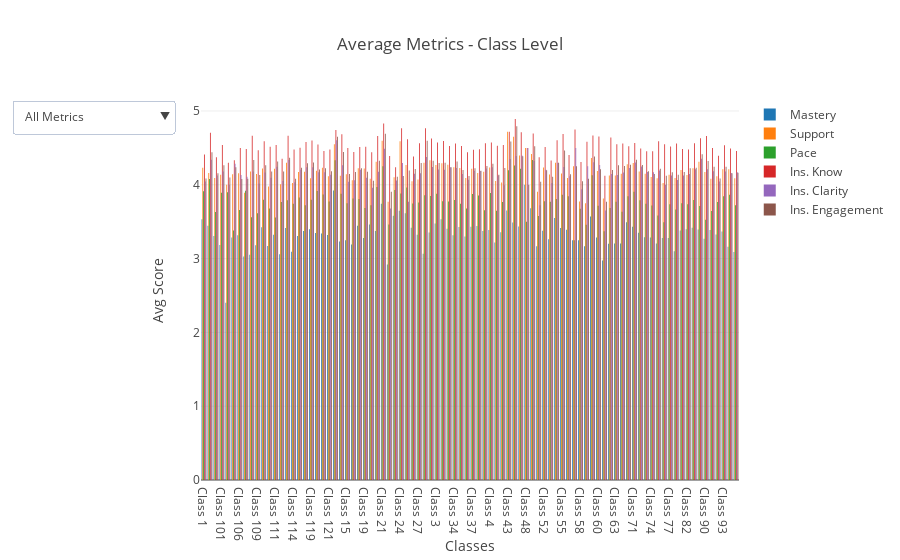

Write notebook code for a chart like this one.
### Markdown cell above
### Class Metrics
* Full view then broken down to chunks of 25 classes for clarity

### Code cell
# Set Layout
layout = dict(title="Average Metrics - Class Level",
              showlegend=True,
              xaxis=dict(title="Classes"),
              yaxis=dict(title="Avg Score"),
              updatemenus=updatemenus)

# Store data and layout
fig = dict(data=create_traces(class_pivot_table), layout=layout)

# Plot bar graph
plotly.offline.iplot(fig, filename='cmocean-picker-one-dropdown')

### Figure 1 — Plotly figure (JSON) as saved in the notebook; plotly's stock layout.template omitted (floating-point values rounded to 4 significant figures)
{"data": [{"name": "Mastery", "type": "bar", "uid": "b87beeeb-5530-4baf-b29a-bc323c4d3eaf", "x": ["Class 1", "Class 10", "Class 100", "Class 101", "Class 104", "Class 105", "Class 106", "Class 107", "Class 108", "Class 109", "Class 11", "Class 110", "Class 111", "Class 112", "Class 113", "Class 114", "Class 117", "Class 118", "Class 119", "Class 12", "Class 120", "Class 121", "Class 13", "Class 14", "Class 15", "Class 17", "Class 18", "Class 19", "Class 2", "Class 20", "Class 21", "Class 22", "Class 23", "Class 24", "Class 25", "Class 26", "Class 27", "Class 28", "Class 29", "Class 3", "Class 30", "Class 31", "Class 34", "Class 35", "Class 36", "Class 37", "Class 38", "Class 39", "Class 4", "Class 40", "Class 42", "Class 43", "Class 44", "Class 45", "Class 48", "Class 5", "Class 51", "Class 52", "Class 53", "Class 54", "Class 55", "Class 56", "Class 57", "Class 58", "Class 59", "Class 6", "Class 60", "Class 61", "Class 62", "Class 63", "Class 64", "Class 7", "Class 71", "Class 72", "Class 73", "Class 74", "Class 75", "Class 76", "Class 77", "Class 78", "Class 8", "Class 82", "Class 83", "Class 9", "Class 90", "Class 91", "Class 92", "Class 93", "Class 94", "Class 95"], "y": [3.533, 3.446, 3.305, 3.184, 2.4, 3.286, 3.316, 3.027, 3.052, 3.18, 3.424, 3.169, 3.324, 3.06, 3.416, 3.093, 3.306, 3.373, 3.398, 3.346, 3.34, 3.32, 3.922, 3.232, 3.249, 3.19, 3.445, 3.281, 3.463, 3.375, 3.745, 2.918, 3.581, 3.647, 3.615, 3.417, 3.324, 3.065, 3.353, 3.474, 3.534, 3.405, 3.317, 3.427, 3.298, 3.43, 3.442, 3.373, 3.388, 3.219, 3.356, 3.652, 3.489, 3.436, 4, 3.682, 3.168, 3.377, 3.263, 3.549, 3.416, 3.389, 3.25, 3.249, 3.167, 3.571, 3.284, 2.974, 3.2, 3.204, 3.205, 3.494, 3.431, 3.35, 3.288, 3.284, 3.205, 3.279, 3.28, 3.099, 3.381, 3.398, 3.418, 3.396, 3.268, 3.386, 3.325, 3.366, 3.16, 3.09]}, {"name": "Support", "type": "bar", "uid": "b6fe1316-4856-439e-817d-c696396af48f", "x": ["Class 1", "Class 10", "Class 100", "Class 101", "Class 104", "Class 105", "Class 106", "Class 107", "Class 108", "Class 109", "Class 11", "Class 110", "Class 111", "Class 112", "Class 113", "Class 114", "Class 117", "Class 118", "Class 119", "Class 12", "Class 120", "Class 121", "Class 13", "Class 14", "Class 15", "Class 17", "Class 18", "Class 19", "Class 2", "Class 20", "Class 21", "Class 22", "Class 23", "Class 24", "Class 25", "Class 26", "Class 27", "Class 28", "Class 29", "Class 3", "Class 30", "Class 31", "Class 34", "Class 35", "Class 36", "Class 37", "Class 38", "Class 39", "Class 4", "Class 40", "Class 42", "Class 43", "Class 44", "Class 45", "Class 48", "Class 5", "Class 51", "Class 52", "Class 53", "Class 54", "Class 55", "Class 56", "Class 57", "Class 58", "Class 59", "Class 6", "Class 60", "Class 61", "Class 62", "Class 63", "Class 64", "Class 7", "Class 71", "Class 72", "Class 73", "Class 74", "Class 75", "Class 76", "Class 77", "Class 78", "Class 8", "Class 82", "Class 83", "Class 9", "Class 90", "Class 91", "Class 92", "Class 93", "Class 94", "Class 95"], "y": [4.231, 4.16, 4.092, 4.137, 4, 4.143, 4.158, 3.892, 4.181, 4.148, 4.22, 3.976, 4.216, 4.009, 4.297, 4.023, 4.173, 4.177, 4.087, 4.189, 4.229, 4.115, 4.548, 4.123, 4.143, 4.06, 4.225, 4.222, 4.081, 4.313, 4.596, 3.771, 4.102, 4.588, 4.269, 4.048, 4.07, 4.299, 4.333, 4.268, 4.293, 4.271, 4.236, 4.226, 4.093, 4.218, 4.16, 4.176, 4.233, 4.05, 4.03, 4.717, 4.652, 4.396, 4.5, 4.416, 3.906, 4.234, 4.14, 4.299, 4.152, 4.091, 4.25, 3.773, 3.75, 4.364, 4.188, 3.813, 4.126, 4.126, 4.151, 4.278, 4.297, 4.179, 4.148, 4.107, 4.087, 4.025, 4.135, 4.093, 4.201, 4.131, 4.225, 4.313, 4.174, 4.082, 4.114, 4.209, 4.212, 4.09]}, {"name": "Pace", "type": "bar", "uid": "59810735-3cdb-43a4-9ec7-a9cde16095fc", "x": ["Class 1", "Class 10", "Class 100", "Class 101", "Class 104", "Class 105", "Class 106", "Class 107", "Class 108", "Class 109", "Class 11", "Class 110", "Class 111", "Class 112", "Class 113", "Class 114", "Class 117", "Class 118", "Class 119", "Class 12", "Class 120", "Class 121", "Class 13", "Class 14", "Class 15", "Class 17", "Class 18", "Class 19", "Class 2", "Class 20", "Class 21", "Class 22", "Class 23", "Class 24", "Class 25", "Class 26", "Class 27", "Class 28", "Class 29", "Class 3", "Class 30", "Class 31", "Class 34", "Class 35", "Class 36", "Class 37", "Class 38", "Class 39", "Class 4", "Class 40", "Class 42", "Class 43", "Class 44", "Class 45", "Class 48", "Class 5", "Class 51", "Class 52", "Class 53", "Class 54", "Class 55", "Class 56", "Class 57", "Class 58", "Class 59", "Class 6", "Class 60", "Class 61", "Class 62", "Class 63", "Class 64", "Class 7", "Class 71", "Class 72", "Class 73", "Class 74", "Class 75", "Class 76", "Class 77", "Class 78", "Class 8", "Class 82", "Class 83", "Class 9", "Class 90", "Class 91", "Class 92", "Class 93", "Class 94", "Class 95"], "y": [3.913, 4.08, 3.632, 3.892, 3.9, 3.381, 3.658, 3.919, 3.56, 3.615, 3.798, 3.677, 3.558, 3.767, 3.792, 3.744, 3.827, 3.722, 3.797, 3.914, 3.87, 3.775, 4.331, 3.877, 3.751, 3.815, 3.808, 3.685, 3.723, 3.97, 4.25, 3.463, 3.928, 3.882, 3.962, 3.748, 3.761, 3.857, 3.847, 3.879, 3.777, 3.775, 3.795, 3.743, 3.678, 3.877, 3.854, 3.654, 3.889, 3.647, 3.765, 4.196, 4.261, 4.218, 3.5, 4.335, 3.576, 3.778, 3.771, 3.808, 3.864, 3.846, 3.25, 3.676, 3.458, 4.13, 3.716, 3.371, 3.684, 3.77, 3.634, 3.844, 3.904, 3.789, 3.744, 3.72, 3.584, 3.492, 3.736, 3.665, 3.751, 3.737, 3.793, 3.713, 3.527, 3.645, 3.768, 3.846, 3.866, 3.722]}, {"name": "Ins. Know", "type": "bar", "uid": "44fa7541-bf36-4f38-95dc-29e868fc5b53", "x": ["Class 1", "Class 10", "Class 100", "Class 101", "Class 104", "Class 105", "Class 106", "Class 107", "Class 108", "Class 109", "Class 11", "Class 110", "Class 111", "Class 112", "Class 113", "Class 114", "Class 117", "Class 118", "Class 119", "Class 12", "Class 120", "Class 121", "Class 13", "Class 14", "Class 15", "Class 17", "Class 18", "Class 19", "Class 2", "Class 20", "Class 21", "Class 22", "Class 23", "Class 24", "Class 25", "Class 26", "Class 27", "Class 28", "Class 29", "Class 3", "Class 30", "Class 31", "Class 34", "Class 35", "Class 36", "Class 37", "Class 38", "Class 39", "Class 4", "Class 40", "Class 42", "Class 43", "Class 44", "Class 45", "Class 48", "Class 5", "Class 51", "Class 52", "Class 53", "Class 54", "Class 55", "Class 56", "Class 57", "Class 58", "Class 59", "Class 6", "Class 60", "Class 61", "Class 62", "Class 63", "Class 64", "Class 7", "Class 71", "Class 72", "Class 73", "Class 74", "Class 75", "Class 76", "Class 77", "Class 78", "Class 8", "Class 82", "Class 83", "Class 9", "Class 90", "Class 91", "Class 92", "Class 93", "Class 94", "Class 95"], "y": [4.409, 4.704, 4.374, 4.538, 4.3, 4.333, 4.5, 4.486, 4.664, 4.467, 4.59, 4.516, 4.54, 4.353, 4.663, 4.477, 4.503, 4.579, 4.599, 4.547, 4.458, 4.48, 4.741, 4.685, 4.498, 4.446, 4.511, 4.514, 4.439, 4.66, 4.83, 4.389, 4.237, 4.765, 4.615, 4.383, 4.563, 4.766, 4.627, 4.571, 4.592, 4.525, 4.559, 4.526, 4.439, 4.475, 4.483, 4.562, 4.574, 4.527, 4.538, 4.717, 4.891, 4.713, 4.5, 4.695, 4.372, 4.512, 4.331, 4.603, 4.688, 4.404, 4.75, 4.308, 4.583, 4.668, 4.653, 4.124, 4.642, 4.548, 4.56, 4.521, 4.565, 4.493, 4.456, 4.453, 4.59, 4.549, 4.518, 4.56, 4.485, 4.478, 4.564, 4.63, 4.661, 4.5, 4.393, 4.534, 4.491, 4.457]}, {"name": "Ins. Clarity", "type": "bar", "uid": "e1fa3e58-eb2d-4c05-af48-78518c219e3b", "x": ["Class 1", "Class 10", "Class 100", "Class 101", "Class 104", "Class 105", "Class 106", "Class 107", "Class 108", "Class 109", "Class 11", "Class 110", "Class 111", "Class 112", "Class 113", "Class 114", "Class 117", "Class 118", "Class 119", "Class 12", "Class 120", "Class 121", "Class 13", "Class 14", "Class 15", "Class 17", "Class 18", "Class 19", "Class 2", "Class 20", "Class 21", "Class 22", "Class 23", "Class 24", "Class 25", "Class 26", "Class 27", "Class 28", "Class 29", "Class 3", "Class 30", "Class 31", "Class 34", "Class 35", "Class 36", "Class 37", "Class 38", "Class 39", "Class 4", "Class 40", "Class 42", "Class 43", "Class 44", "Class 45", "Class 48", "Class 5", "Class 51", "Class 52", "Class 53", "Class 54", "Class 55", "Class 56", "Class 57", "Class 58", "Class 59", "Class 6", "Class 60", "Class 61", "Class 62", "Class 63", "Class 64", "Class 7", "Class 71", "Class 72", "Class 73", "Class 74", "Class 75", "Class 76", "Class 77", "Class 78", "Class 8", "Class 82", "Class 83", "Class 9", "Class 90", "Class 91", "Class 92", "Class 93", "Class 94", "Class 95"], "y": [4.045, 4.338, 4.126, 4.179, 4, 4.286, 4.132, 4.108, 4.181, 4.016, 4.166, 4.094, 4.245, 4.052, 4.337, 4.035, 4.202, 4.239, 4.238, 4.169, 4.17, 4.135, 4.602, 4.266, 4.041, 4.06, 4.203, 4.094, 3.959, 4.178, 4.489, 3.679, 4.059, 4.294, 3.769, 4.148, 4.155, 4.377, 4.24, 4.208, 4.204, 4.236, 4.228, 4.146, 4.069, 4.19, 4.188, 4.222, 4.236, 4.124, 3.992, 4.348, 4.391, 4.396, 4.5, 4.322, 3.723, 4.202, 4.025, 4.299, 4.24, 4.115, 4.5, 3.941, 4.25, 4.304, 4.267, 3.652, 4.147, 4.133, 4.168, 4.228, 4.301, 4.247, 4.172, 4.169, 4.193, 4, 4.124, 4.066, 4.125, 4.145, 4.211, 4.352, 4.21, 4.182, 4.043, 4.182, 4.16, 4.171]}, {"name": "Ins. Engagement", "type": "bar", "uid": "6430e253-9fd3-4fe4-ae0c-8c9ce2f2149c", "x": ["Class 1", "Class 10", "Class 100", "Class 101", "Class 104", "Class 105", "Class 106", "Class 107", "Class 108", "Class 109", "Class 11", "Class 110", "Class 111", "Class 112", "Class 113", "Class 114", "Class 117", "Class 118", "Class 119", "Class 12", "Class 120", "Class 121", "Class 13", "Class 14", "Class 15", "Class 17", "Class 18", "Class 19", "Class 2", "Class 20", "Class 21", "Class 22", "Class 23", "Class 24", "Class 25", "Class 26", "Class 27", "Class 28", "Class 29", "Class 3", "Class 30", "Class 31", "Class 34", "Class 35", "Class 36", "Class 37", "Class 38", "Class 39", "Class 4", "Class 40", "Class 42", "Class 43", "Class 44", "Class 45", "Class 48", "Class 5", "Class 51", "Class 52", "Class 53", "Class 54", "Class 55", "Class 56", "Class 57", "Class 58", "Class 59", "Class 6", "Class 60", "Class 61", "Class 62", "Class 63", "Class 64", "Class 7", "Class 71", "Class 72", "Class 73", "Class 74", "Class 75", "Class 76", "Class 77", "Class 78", "Class 8", "Class 82", "Class 83", "Class 9", "Class 90", "Class 91", "Class 92", "Class 93", "Class 94", "Class 95"], "y": [4.087, 4.441, 4.155, 4.264, 4.1, 4.238, 4.079, 4.081, 4.336, 4.131, 4.263, 4.181, 4.317, 4.181, 4.366, 4.081, 4.231, 4.292, 4.302, 4.208, 4.225, 4.184, 4.651, 4.443, 4.147, 4.174, 4.225, 4.175, 4.054, 4.326, 4.691, 3.905, 4.11, 4.118, 4.192, 4.213, 4.296, 4.597, 4.327, 4.294, 4.299, 4.236, 4.314, 4.201, 4.118, 4.225, 4.19, 4.255, 4.286, 4.134, 4.227, 4.587, 4.793, 4.386, 4, 4.524, 4.042, 4.198, 4.11, 4.299, 4.464, 4.144, 4.25, 4.049, 4.083, 4.385, 4.21, 3.772, 4.2, 4.263, 4.255, 4.271, 4.34, 4.269, 4.184, 4.147, 4.217, 4.123, 4.171, 4.137, 4.173, 4.225, 4.232, 4.413, 4.321, 4.245, 4.086, 4.243, 4.156, 4.163]}], "layout": {"showlegend": true, "title": {"text": "Average Metrics - Class Level"}, "updatemenus": [{"active": 0, "buttons": [{"args": [{"visible": [true, true, true, true, true, true]}, {"title": "All"}], "label": "All Metrics", "method": "update"}, {"args": [{"visible": [true, false, false, false, false, false]}, {"title": "Avg Pace"}], "label": "Mastery", "method": "update"}, {"args": [{"visible": [false, true, false, false, false, false]}, {"title": "Avg Support"}], "label": "Support", "method": "update"}, {"args": [{"visible": [false, false, true, false, false, false]}, {"title": "Avg Support"}], "label": "Pace", "method": "update"}, {"args": [{"visible": [false, false, false, true, false, false]}, {"title": "Ins Knowledge"}], "label": "Instructor Knowledge", "method": "update"}, {"args": [{"visible": [false, true, false, false, false, false]}, {"title": "Instructor Clarity"}], "label": "Instrutor Clarity", "method": "update"}, {"args": [{"visible": [false, true, false, false, false, false]}, {"title": "Instructor Engagement"}], "label": "Instrutor Engagement", "method": "update"}]}], "xaxis": {"title": {"text": "Classes"}}, "yaxis": {"title": {"text": "Avg Score"}}}}
